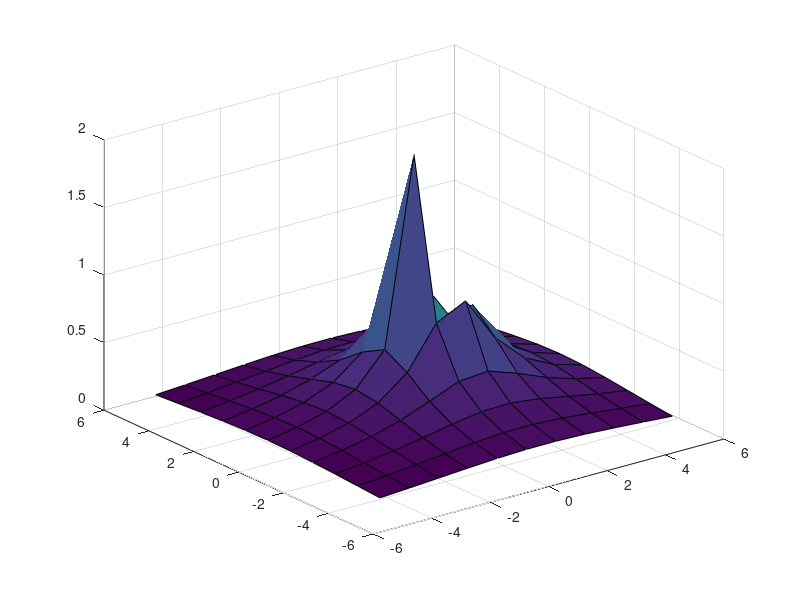
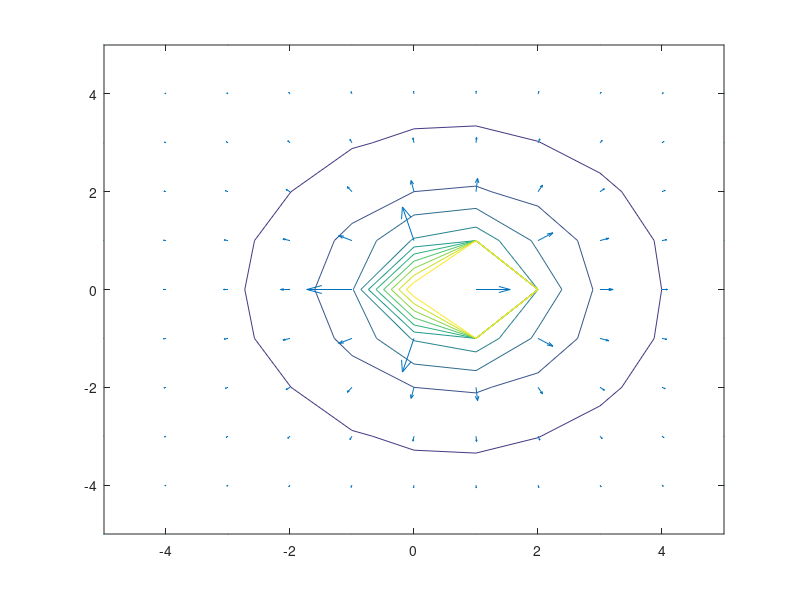

These figures' MATLAB source, in order:
% 1/4*pi*epsilon =1 
f = @(a,b,c,x) 2.*x./sqrt((a-x).^2 +b.^2 +c.^2);
V = @(a,b,c) integral(@(x) f(a,b,c,x),0,1);
% initializing grid in xy plane where the potential will be showed
a=[-5:1:5];
b=[-5:1:5]';
for i = [1:11]
    for j = [1:11]
        Pot(i,j)=V(b(j),a(i),0);
    end
end

figure
surf(a,b,Pot)
% this plots the potential on the z axis vs the xy plane, the potential will be the same
% in any other plane passing through the x axis will exhibit the same
% structure as the charge distribution is symmetric around the x axis

[Ex,Ey]=gradient(-Pot);
figure
contour(a,b,Pot)
hold on
quiver(b,a,Ex,Ey)
hold off

%this plots the contour of the potential field in the xy plane and plots
%the Electric field in the xy plane also. 